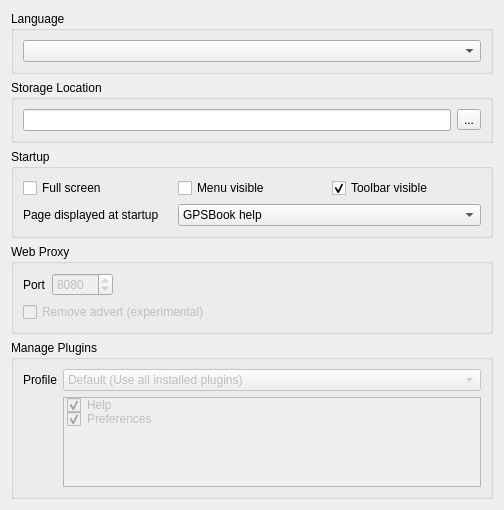
                    <widget class="QWidget" name="scrollAreaWidgetContents_2">
                     <property name="geometry">
                      <rect>
                       <x>0</x>
                       <y>-12</y>
                       <width>504</width>
                       <height>510</height>
                      </rect>
                     </property>
                     <layout class="QVBoxLayout" name="verticalLayout_6">
                      <item>
                       <widget class="QGroupBox" name="groupBoxSelectLang">
                        <property name="title">
                         <string>Language</string>
                        </property>
                        <layout class="QVBoxLayout" name="verticalLayout_7">
                         <item>
                          <widget class="QComboBox" name="comboBoxLanguageSelection"/>
                         </item>
                        </layout>
                       </widget>
                      </item>
                      <item>
                       <widget class="QGroupBox" name="groupBox_4">
                        <property name="title">
                         <string>Storage Location</string>
                        </property>
                        <layout class="QHBoxLayout" name="horizontalLayout_2">
                         <item>
                          <widget class="QLineEdit" name="lineEditStorageLocation"/>
                         </item>
                         <item>
                          <widget class="QToolButton" name="toolButton_2">
                           <property name="text">
                            <string>...</string>
                           </property>
                          </widget>
                         </item>
                        </layout>
                       </widget>
                      </item>
                      <item>
                       <widget class="QGroupBox" name="groupBoxStartup_2">
                        <property name="title">
                         <string>Startup</string>
                        </property>
                        <layout class="QGridLayout" name="gridLayout_13">
                         <item row="1" column="2">
                          <widget class="QCheckBox" name="checkBoxToolbarVisibility">
                           <property name="text">
                            <string>Toolbar visible</string>
                           </property>
                           <property name="checkable">
                            <bool>true</bool>
                           </property>
                           <property name="checked">
                            <bool>true</bool>
                           </property>
                          </widget>
                         </item>
                         <item row="1" column="1">
                          <widget class="QCheckBox" name="checkBoxMenuVisibility">
                           <property name="text">
                            <string>Menu visible</string>
                           </property>
                          </widget>
                         </item>
                         <item row="1" column="0">
                          <widget class="QCheckBox" name="checkBoxStartFullScreen">
                           <property name="text">
                            <string>Full screen</string>
                           </property>
                          </widget>
                         </item>
                         <item row="2" column="0">
                          <widget class="QLabel" name="label_4">
                           <property name="text">
                            <string>Page displayed at startup</string>
                           </property>
                          </widget>
                         </item>
                         <item row="2" column="1" colspan="2">
                          <widget class="QComboBox" name="comboBoxPreferedPlugin">
                           <item>
                            <property name="text">
                             <string>GPSBook help</string>
                            </property>
                           </item>
                           <item>
                            <property name="text">
                             <string>GPSBook preferences</string>
                            </property>
                           </item>
                           <item>
                            <property name="text">
                             <string>GPSBook filters</string>
                            </property>
                           </item>
                          </widget>
                         </item>
                        </layout>
                       </widget>
                      </item>
                      <item>
                       <widget class="QGroupBox" name="groupBox_5">
                        <property name="title">
                         <string>Web Proxy</string>
                        </property>
                        <layout class="QGridLayout" name="gridLayout_14">
                         <item row="0" column="0">
                          <widget class="QLabel" name="label_5">
                           <property name="text">
                            <string>Port</string>
                           </property>
                          </widget>
                         </item>
                         <item row="0" column="1">
                          <widget class="QSpinBox" name="spinBox_2">
                           <property name="enabled">
                            <bool>false</bool>
                           </property>
                           <property name="maximum">
                            <number>65534</number>
                           </property>
                           <property name="value">
                            <number>8080</number>
                           </property>
                          </widget>
                         </item>
                         <item row="0" column="2">
                          <spacer name="horizontalSpacer_4">
                           <property name="orientation">
                            <enum>Qt::Horizontal</enum>
                           </property>
                           <property name="sizeHint" stdset="0">
                            <size>
                             <width>40</width>
                             <height>20</height>
                            </size>
                           </property>
                          </spacer>
                         </item>
                         <item row="1" column="0" colspan="3">
                          <widget class="QCheckBox" name="checkBox_8">
                           <property name="enabled">
                            <bool>false</bool>
                           </property>
                           <property name="text">
                            <string>Remove advert (experimental)</string>
                           </property>
                          </widget>
                         </item>
                        </layout>
                       </widget>
                      </item>
                      <item>
                       <widget class="QGroupBox" name="groupBox_6">
                        <property name="title">
                         <string>Manage Plugins</string>
                        </property>
                        <layout class="QFormLayout" name="formLayout_2">
                         <item row="0" column="0">
                          <widget class="QLabel" name="label_6">
                           <property name="text">
                            <string>Profile</string>
                           </property>
                          </widget>
                         </item>
                         <item row="0" column="1">
                          <widget class="QComboBox" name="comboBox_5">
                           <property name="enabled">
                            <bool>false</bool>
                           </property>
                           <item>
                            <property name="text">
                             <string>Default (Use all installed plugins)</string>
                            </property>
                           </item>
                          </widget>
                         </item>
                         <item row="1" column="1">
                          <widget class="QListWidget" name="listWidgetProfilePlugins">
                           <property name="enabled">
                            <bool>false</bool>
                           </property>
                           <property name="editTriggers">
                            <set>QAbstractItemView::NoEditTriggers</set>
                           </property>
                           <property name="selectionMode">
                            <enum>QAbstractItemView::NoSelection</enum>
                           </property>
                           <property name="iconSize">
                            <size>
                             <width>16</width>
                             <height>16</height>
                            </size>
                           </property>
                           <property name="flow">
                            <enum>QListView::TopToBottom</enum>
                           </property>
                           <property name="isWrapping" stdset="0">
                            <bool>true</bool>
                           </property>
                           <item>
                            <property name="text">
                             <string>Help</string>
                            </property>
                            <property name="checkState">
                             <enum>Checked</enum>
                            </property>
                            <property name="icon">
                             <iconset>
                              <normaloff>:/icons/resources/help-contents.png</normaloff>:/icons/resources/help-contents.png</iconset>
                            </property>
                           </item>
                           <item>
                            <property name="text">
                             <string>Preferences</string>
                            </property>
                            <property name="checkState">
                             <enum>Checked</enum>
                            </property>
                            <property name="icon">
                             <iconset>
                              <normaloff>:/icons/resources/document-properties.png</normaloff>:/icons/resources/document-properties.png</iconset>
                            </property>
                            <property name="flags">
                             <set>ItemIsEnabled</set>
                            </property>
                           </item>
                          </widget>
                         </item>
                        </layout>
                       </widget>
                      </item>
                      <item>
                       <spacer name="verticalSpacer_2">
                        <property name="orientation">
                         <enum>Qt::Vertical</enum>
                        </property>
                        <property name="sizeHint" stdset="0">
                         <size>
                          <width>20</width>
                          <height>28</height>
                         </size>
                        </property>
                       </spacer>
                      </item>
                     </layout>
                    </widget>
